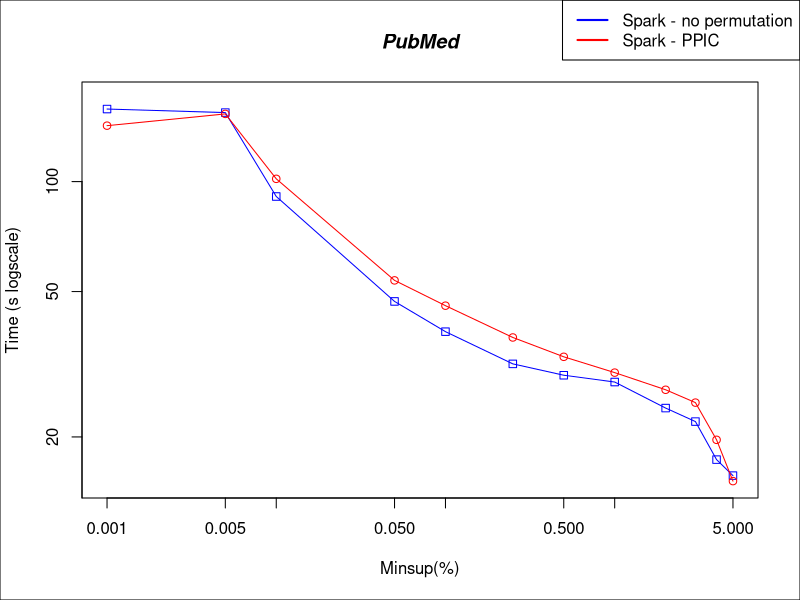

The R source for this figure:


#DATA
x <- c(0.00001, 0.00005, 0.0001, 0.0005, 0.001, 0.0025, 0.005, 0.01, 0.02, 0.03, 0.04, 0.05)*100

sparkNP <- c(157983, 154492, 91034, 46987, 38834, 31699, 29509, 28272, 23992, 22035, 17337, 15673)/1000
sparkPPIC <- c(142272, 153213, 101763, 53652, 45744, 37439, 33144, 29999, 26926, 24831, 19642, 15141)/1000

#PLOT
plot(x,sparkNP, log = "xy", type="o", pch=0, xlab="Minsup(%)", ylab="Time (s logscale)", col="blue", ylim=c(15, 170))
lines(x,sparkPPIC, col="red", type="o", pch=1)

title(main="PubMed", font.main=4)

par(fig = c(0, 1, 0, 1), oma = c(0, 0, 0, 0), mar = c(0, 0, 0, 0), new = TRUE)
plot(0, 0, type = "n", bty = "n", xaxt = "n", yaxt = "n")

#Pretty up
legend("topright", legend=c("Spark - no permutation", "Spark - PPIC"), lty=c(1,1),lwd=c(2,2), col=c("blue","red"))
box()
